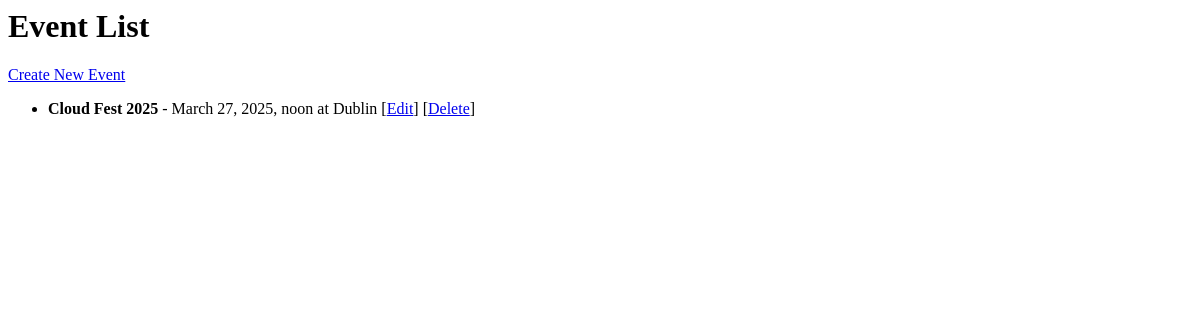
Before: / with the older database file.
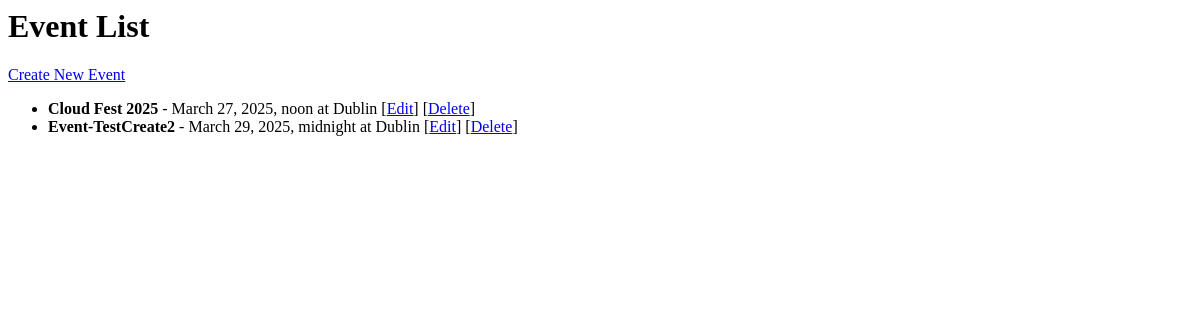
After: the same page with the newer database file.
### tickets/models.py (models this page shows, shortened)
class Event(models.Model):
    name = models.CharField(max_length=100)
    location = models.CharField(max_length=255)
    date = models.DateTimeField()
    description = models.TextField()
    file_url = models.URLField(blank=True, null=True)

### tickets/views.py (the view)
# urls.py: path('', views.event_list, name='event_list'),
def event_list(request):
    events = Event.objects.all()
    return render(request, 'tickets/event_list.html', {'events': events})

### tickets/templates/tickets/event_list.html
<h1>Event List</h1>
<a href="{% url 'event_create' %}">Create New Event</a>
<ul>
  {% for event in events %}
    <li>
      <strong>{{ event.name }}</strong> - {{ event.date }} at {{ event.location }}
      [<a href="{% url 'event_update' event.id %}">Edit</a>]
      [<a href="{% url 'event_delete' event.id %}">Delete</a>]
    </li>
  {% endfor %}
</ul>

Changed rows visible on the page:
added Event: name "Event-TestCreate2", date "March 29, 2025, midnight", location "Dublin"
